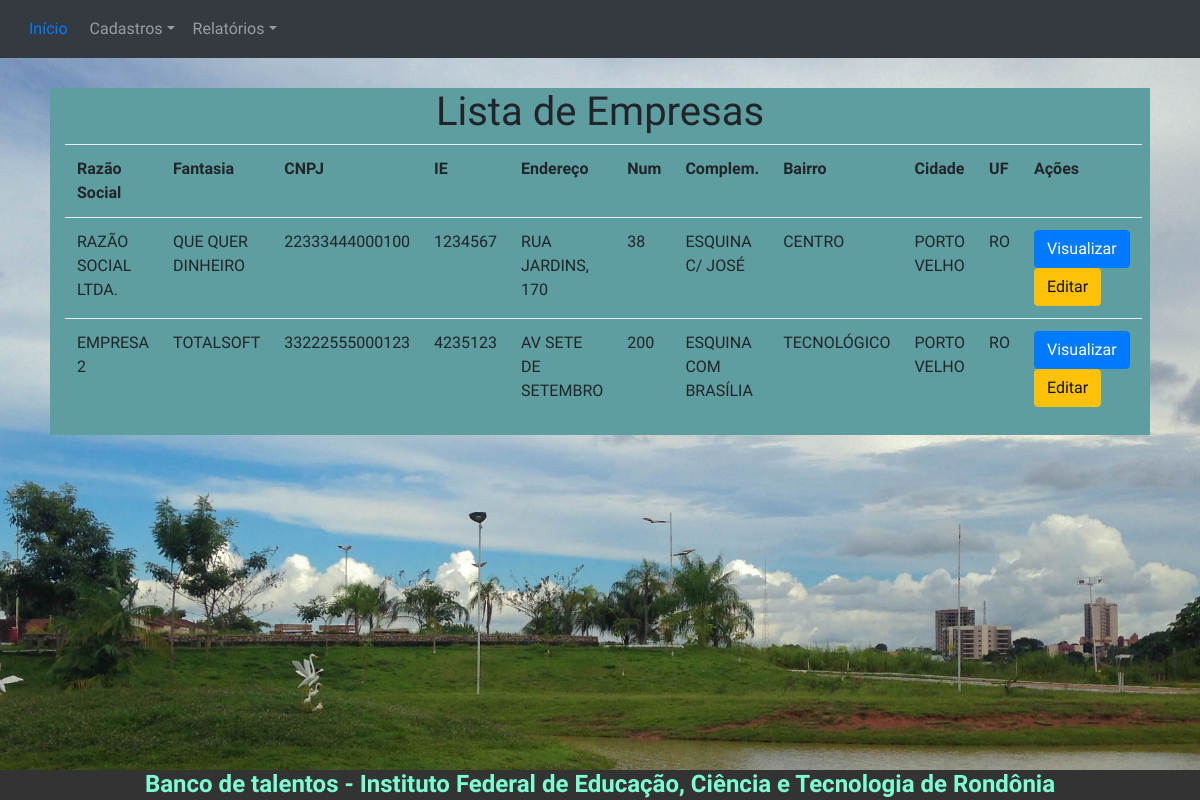
The app's page /listarEmpresas with its own data.
### models.py (models this page shows, shortened)
class Pessoa(db.Model):
    __tablename__ = "pessoas"
    __table_args__ = {'extend_existing': True}
    __mapper_args__ = {'polymorphic_identity': 'pessoa'}
    id = db.Column(db.Integer, autoincrement=True, primary_key=True)
    nome        = db.Column(db.String(100))
    endereco    = db.Column(db.String(50))
    num         = db.Column(db.String(10))
    complemento = db.Column(db.String(40))
    bairro      = db.Column(db.String(50))
    cidade      = db.Column(db.String(50))
    uf          = db.Column(db.String(50))
    imagem      = db.Column(db.String(80))
    data_cadastro = db.Column(db.String(12))
    telefone    = db.Column(db.String(15))
    email    = db.Column(db.String(15), unique= True)
    password = db.Column(db.String(10))
    tipo     = db.Column(db.Integer)  # 1 para IFRO - 2 para VISITANTE

class Empresa(Pessoa):
    __tablename__ = "empresas"
    __table_args__ = {'extend_existing': True}
    __mapper_args__ = {'polymorphic_identity': 'empresa'}
    id = db.Column(db.Integer, db.ForeignKey('pessoas.id'), primary_key=True)
    fantasia  = db.Column(db.String(100))
    cnpj = db.Column(db.String(11))
    ie   = db.Column(db.Integer)

class Pessoa(db.Model):
    __tablename__ = "pessoas"
    __table_args__ = {'extend_existing': True}
    __mapper_args__ = {'polymorphic_identity': 'pessoa'}
    id = db.Column(db.Integer, autoincrement=True, primary_key=True)
    nome        = db.Column(db.String(100))
    endereco    = db.Column(db.String(50))
    num         = db.Column(db.String(10))
    complemento = db.Column(db.String(40))
    bairro      = db.Column(db.String(50))
    cidade      = db.Column(db.String(50))
    uf          = db.Column(db.String(50))
    imagem      = db.Column(db.String(80))
    data_cadastro = db.Column(db.String(12))
    telefone    = db.Column(db.String(15))
    email    = db.Column(db.String(15), unique= True)
    password = db.Column(db.String(10))
    tipo     = db.Column(db.Integer)  # 1 para IFRO - 2 para VISITANTE

### app.py (the view)
@app.route('/listarEmpresas')
def listarEmpresas():
    empresas = models.Empresa.query.all()
    return render_template('listarEmpresas.html', empresas=empresas)

### app.py (called while the page is built)
@login_manager.request_loader
def request_loader(request):
    email = request.form.get('email')
    if email not in users:
        return #'Não existe o e-mail {} cadastrado no banco'.format(email)
    user = User()
    user.id = email
    return user

### templates/listarEmpresas.html (shortened to what this page needs)
{% extends 'base_ifro.html' %}
{% block conteudo %}
<br>
<br>
<div class="container col-md-11" >
    <div class="row">
        <div class="col-md-12" style="background: cadetblue">
            <h1 class="text-center">Lista de Empresas</h1>
            <table class="table table-hover">
                <tr>
                    <th>Razão Social</th>
                    <th>Fantasia</th>
                    <th>CNPJ</th>
                    <th>IE</th>
                    <th>Endereço</th>
                    <th>Num</th>
                    <th>Complem.</th>
                    <th>Bairro</th>
                    <th>Cidade</th>
                    <th>UF</th>
                    <th>Ações</th>
                </tr>
                {% for empresa in empresas: %}
                <tr>
                    <td>{{ empresa.nome.upper() }}</td>
                    <td>{{ empresa.fantasia.upper() }}</td>
                    <td>{{ empresa.cnpj }}</td>
                    <td>{{ empresa.ie }}</td>
                    <td>{{ empresa.endereco.upper() }}</td>
                    <td>{{ empresa.num }}</td>
                    <td>{{ empresa.complemento.upper() }}</td>
                    <td>{{ empresa.bairro.upper() }}</td>
                    <td>{{ empresa.cidade.upper() }}</td>
                    <td>{{ empresa.uf.upper() }}</td>
                    <td>
                        <a href="/viewEmpresa/{{empresa.id}}" class="btn btn-primary">
                            Visualizar
                        </a>
                        <a href="" class="btn btn-warning">
                            Editar
                        </a>
                    </td>
                </tr>
                {% endfor %}
            </table>
        </div>
    </div>
</div>
{% endblock %}

### static/css/stylish-portfolio.css (style rules this page uses)
html, body { width: 100%; height: 100%; }
body { font-family: 'Source Sans Pro', 'Helvetica Neue', Helvetica, Arial, sans-serif; background: url(../img/parque_cidade.jpg ) no-repeat center center scroll ; -webkit-background-size: cover; -moz-background-size: cover; -o-background-size: cover; background-size: cover; }

### static/css/signin.css (style rules this page uses)
body { padding-top: 40px; padding-bottom: 40px; background-color: #eee; }

### records on screen
Empresa: nome "RAZÃO SOCIAL LTDA.", fantasia "QUE QUER DINHEIRO", cnpj "22333444000100", ie "1234567", endereco "RUA JARDINS, 170", num "38", complemento "ESQUINA C/ JOSÉ", bairro "CENTRO", cidade "PORTO VELHO", uf "RO"
Empresa: nome "EMPRESA 2", fantasia "TOTALSOFT", cnpj "33222555000123", ie "4235123", endereco "AV SETE DE SETEMBRO", num "200", complemento "ESQUINA COM BRASÍLIA", bairro "TECNOLÓGICO", cidade "PORTO VELHO", uf "RO"
